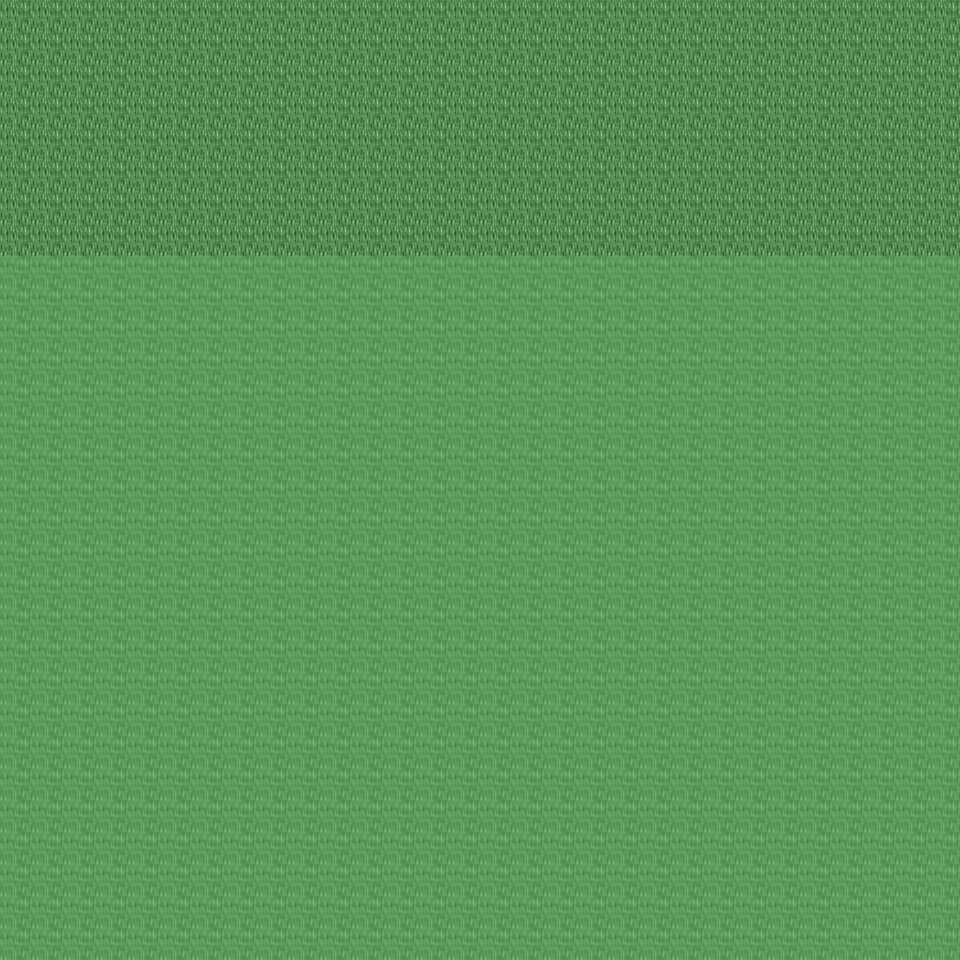

Tiled map render using the project's own tile images. Description and the map definition, with tile-layer contents summarised, below:
An orthogonal 30x30 tile map with 32x32 px tiles, 6 tile layers (Ground, Object, Object2, Above, ...), 42 tilesets and 3 objects (3x mapchange).

<map version="1.0" orientation="orthogonal" renderorder="right-down" width="30" height="30" tilewidth="32" tileheight="32" nextobjectid="4">
  <tileset firstgid="1" name="tileset_ground_ground" tilewidth="32" tileheight="32" tilecount="33" columns="3">
    <image source="../drawable/tileset_ground_ground.png" width="96" height="352" />
  </tileset>
  <tileset firstgid="34" name="tileset_building_castle" tilewidth="32" tileheight="32" tilecount="320" columns="20">
    <image source="../drawable/tileset_building_castle.png" width="640" height="512" />
  </tileset>
  <tileset firstgid="354" name="tileset_furniture_carpet_carpets_2" tilewidth="32" tileheight="32" tilecount="20" columns="4">
    <image source="../drawable/tileset_furniture_carpet_carpets_2.png" width="128" height="160" />
  </tileset>
  <tileset firstgid="374" name="tileset_ground_indoor_tiles" tilewidth="32" tileheight="32" tilecount="8" columns="2">
    <image source="../drawable/tileset_ground_indoor_tiles.png" width="64" height="128" />
  </tileset>
  <tileset firstgid="382" name="tileset_building_entrance_int_iron_bars" tilewidth="32" tileheight="32" tilecount="12" columns="3">
    <image source="../drawable/tileset_building_entrance_int_iron_bars.png" width="96" height="128" />
  </tileset>
  <tileset firstgid="394" name="tileset_plant_bush_hedge" tilewidth="32" tileheight="32" tilecount="35" columns="5">
    <image source="../drawable/tileset_plant_bush_hedge.png" width="160" height="224" />
  </tileset>
  <tileset firstgid="429" name="tileset_building_church" tilewidth="32" tileheight="32" tilecount="56" columns="8">
    <image source="../drawable/tileset_building_church.png" width="256" height="224" />
  </tileset>
  <tileset firstgid="485" name="tileset_logic_collision" tilewidth="32" tileheight="32" tilecount="1" columns="1">
    <image source="../drawable/tileset_logic_collision.png" width="32" height="32" />
  </tileset>
  <tileset firstgid="486" name="tileset_logic_item_vegetable" tilewidth="32" tileheight="32" tilecount="16" columns="8">
    <image source="../drawable/tileset_logic_item_vegetable.png" width="256" height="64" />
  </tileset>
  <tileset firstgid="502" name="tileset_ground_rock_rocks" tilewidth="32" tileheight="32" tilecount="4" columns="2">
    <image source="../drawable/tileset_ground_rock_rocks.png" width="64" height="64" />
  </tileset>
  <tileset firstgid="506" name="tileset_item_corpse_huge_animal" tilewidth="32" tileheight="32" tilecount="16" columns="2">
    <image source="../drawable/tileset_item_corpse_huge_animal.png" width="64" height="256" />
  </tileset>
  <tileset firstgid="522" name="tileset_plant_tree_dead_tree_4" tilewidth="32" tileheight="32" tilecount="20" columns="4">
    <image source="../drawable/tileset_plant_tree_dead_tree_4.png" width="128" height="160" />
  </tileset>
  <tileset firstgid="542" name="tileset_plant_tree_dead_tree_2" tilewidth="32" tileheight="32" tilecount="20" columns="4">
    <image source="../drawable/tileset_plant_tree_dead_tree_2.png" width="128" height="160" />
  </tileset>
  <tileset firstgid="562" name="tileset_item_gothic_headstone_2" tilewidth="32" tileheight="32" tilecount="3" columns="1">
    <image source="../drawable/tileset_item_gothic_headstone_2.png" width="32" height="96" />
  </tileset>
  <tileset firstgid="565" name="tileset_building_house_3" tilewidth="32" tileheight="32" tilecount="48" columns="6">
    <image source="../drawable/tileset_building_house_3.png" width="192" height="256" />
  </tileset>
  <tileset firstgid="613" name="tileset_object_scarecrow" tilewidth="32" tileheight="32" tilecount="2" columns="1">
    <image source="../drawable/tileset_object_scarecrow.png" width="32" height="64" />
  </tileset>
  <tileset firstgid="615" name="tileset_plant_tree_fall_trees" tilewidth="32" tileheight="32" tilecount="40" columns="8">
    <image source="../drawable/tileset_plant_tree_fall_trees.png" width="256" height="160" />
  </tileset>
  <tileset firstgid="655" name="tileset_building_decoration_orbpedestal" tilewidth="32" tileheight="32" tilecount="2" columns="1">
    <image source="../drawable/tileset_building_decoration_orbpedestal.png" width="32" height="64" />
  </tileset>
  <tileset firstgid="657" name="tileset_ground_rock_rocks_3" tilewidth="32" tileheight="32" tilecount="16" columns="4">
    <image source="../drawable/tileset_ground_rock_rocks_3.png" width="128" height="128" />
  </tileset>
  <tileset firstgid="673" name="tileset_plant_tree_chestnut_tree" tilewidth="32" tileheight="32" tilecount="20" columns="4">
    <image source="../drawable/tileset_plant_tree_chestnut_tree.png" width="128" height="160" />
  </tileset>
  <tileset firstgid="693" name="tileset_plant_stump_hollow_logs" tilewidth="32" tileheight="32" tilecount="6" columns="3">
    <image source="../drawable/tileset_plant_stump_hollow_logs.png" width="96" height="64" />
  </tileset>
  <tileset firstgid="699" name="tileset_ground_grass_edges" tilewidth="32" tileheight="32" tilecount="36" columns="12">
    <image source="../drawable/tileset_ground_grass_edges.png" width="384" height="96" />
  </tileset>
  <tileset firstgid="735" name="tileset_ground_grass_corners" tilewidth="32" tileheight="32" tilecount="24" columns="6">
    <image source="../drawable/tileset_ground_grass_corners.png" width="192" height="128" />
  </tileset>
  <tileset firstgid="759" name="tileset_ground_water_pool" tilewidth="32" tileheight="32" tilecount="72" columns="3">
    <image source="../drawable/tileset_ground_water_pool.png" width="96" height="768" />
  </tileset>
  <tileset firstgid="831" name="tileset_ground_earth_edges" tilewidth="32" tileheight="32" tilecount="18" columns="6">
    <image source="../drawable/tileset_ground_earth_edges.png" width="192" height="96" />
  </tileset>
  <tileset firstgid="849" name="tileset_plant_leaves" tilewidth="32" tileheight="32" tilecount="8" columns="4">
    <image source="../drawable/tileset_plant_leaves.png" width="128" height="64" />
  </tileset>
  <tileset firstgid="857" name="tileset_object_well_hoist" tilewidth="32" tileheight="32" tilecount="9" columns="3">
    <image source="../drawable/tileset_object_well_hoist.png" width="96" height="96" />
  </tileset>
  <tileset firstgid="866" name="tileset_building_stairs_grey_stone_stairs_down" tilewidth="32" tileheight="32" tilecount="6" columns="3">
    <image source="../drawable/tileset_building_stairs_grey_stone_stairs_down.png" width="96" height="64" />
  </tileset>
  <tileset firstgid="872" name="tileset_ground_green_paving" tilewidth="32" tileheight="32" tilecount="18" columns="3">
    <image source="../drawable/tileset_ground_green_paving.png" width="96" height="192" />
  </tileset>
  <tileset firstgid="890" name="tileset_plant_tree_tree_darkgreen" tilewidth="32" tileheight="32" tilecount="88" columns="8">
    <image source="../drawable/tileset_plant_tree_tree_darkgreen.png" width="256" height="352" />
  </tileset>
  <tileset firstgid="978" name="tileset_furniture_light_lamp_bronze" tilewidth="32" tileheight="32" tilecount="3" columns="1">
    <image source="../drawable/tileset_furniture_light_lamp_bronze.png" width="32" height="96" />
  </tileset>
  <tileset firstgid="981" name="tileset_plant_tree_pine_tree" tilewidth="32" tileheight="32" tilecount="20" columns="4">
    <image source="../drawable/tileset_plant_tree_pine_tree.png" width="128" height="160" />
  </tileset>
  <tileset firstgid="1001" name="tileset_plant_tree_pine_tree_1" tilewidth="32" tileheight="32" tilecount="20" columns="4">
    <image source="../drawable/tileset_plant_tree_pine_tree_1.png" width="128" height="160" />
  </tileset>
  <tileset firstgid="1021" name="tileset_furniture_chair_bench_wooden" tilewidth="32" tileheight="32" tilecount="8" columns="2">
    <image source="../drawable/tileset_furniture_chair_bench_wooden.png" width="64" height="128" />
  </tileset>
  <tileset firstgid="1029" name="tileset_plant_flower_flowers_mixed" tilewidth="32" tileheight="32" tilecount="16" columns="4">
    <image source="../drawable/tileset_plant_flower_flowers_mixed.png" width="128" height="128" />
  </tileset>
  <tileset firstgid="1045" name="tileset_building_thatched_roof_cottage1" tilewidth="32" tileheight="32" tilecount="20" columns="4">
    <image source="../drawable/tileset_building_thatched_roof_cottage1.png" width="128" height="160" />
  </tileset>
  <tileset firstgid="1065" name="tileset_item_blood_floor_stain" tilewidth="32" tileheight="32" tilecount="1" columns="1">
    <image source="../drawable/tileset_item_blood_floor_stain.png" width="32" height="32" />
  </tileset>
  <tileset firstgid="1066" name="tileset_item_firewood" tilewidth="32" tileheight="32" tilecount="12" columns="3">
    <image source="../drawable/tileset_item_firewood.png" width="96" height="128" />
  </tileset>
  <tileset firstgid="1078" name="tileset_item_gothic_headstone_1" tilewidth="32" tileheight="32" tilecount="1" columns="1">
    <image source="../drawable/tileset_item_gothic_headstone_1.png" width="32" height="32" />
  </tileset>
  <tileset firstgid="1079" name="tileset_item_gothic_tiny_headstone" tilewidth="32" tileheight="32" tilecount="1" columns="1">
    <image source="../drawable/tileset_item_gothic_tiny_headstone.png" width="32" height="32" />
  </tileset>
  <tileset firstgid="1080" name="tileset_plant_mosses" tilewidth="32" tileheight="32" tilecount="16" columns="4">
    <image source="../drawable/tileset_plant_mosses.png" width="128" height="128" />
  </tileset>
  <tileset firstgid="1096" name="tileset_building_fence_wooden_brown_fence" tilewidth="32" tileheight="32" tilecount="42" columns="7">
    <image source="../drawable/tileset_building_fence_wooden_brown_fence.png" width="224" height="192" />
  </tileset>
  <layer name="Ground" width="30" height="30">
    <data>[900 cells, 240 non-empty, 1 distinct tile ids]</data>
  </layer>
  <layer name="Object" width="30" height="30">
    <data>[900 cells, 0 non-empty, 0 distinct tile ids]</data>
  </layer>
  <layer name="Object2" width="30" height="30">
    <data>[900 cells, 0 non-empty, 0 distinct tile ids]</data>
  </layer>
  <layer name="Above" width="30" height="30">
    <data>[900 cells, 0 non-empty, 0 distinct tile ids]</data>
  </layer>
  <layer name="Above2" width="30" height="30">
    <data>[900 cells, 0 non-empty, 0 distinct tile ids]</data>
  </layer>
  <layer name="Walkable" width="30" height="30">
    <data>[900 cells, 660 non-empty, 1 distinct tile ids]</data>
  </layer>
  <objectgroup name="MapEvents">
    <object id="1" name="north" type="mapchange" x="0" y="0" width="960" height="32">
      <properties>
        <property name="map" value="0_ados_mountain_n2_w2_x3_y3" />
        <property name="place" value="south" />
      </properties>
    </object>
    <object id="2" name="west" type="mapchange" x="0" y="0" width="32" height="256">
      <properties>
        <property name="map" value="0_ados_mountain_n2_w2_x2_y4" />
        <property name="place" value="east" />
      </properties>
    </object>
    <object id="3" name="east" type="mapchange" x="928" y="0" width="32" height="256">
      <properties>
        <property name="map" value="0_ados_mountain_n2_w2_x4_y4" />
        <property name="place" value="west" />
      </properties>
    </object>
  </objectgroup>
</map>
